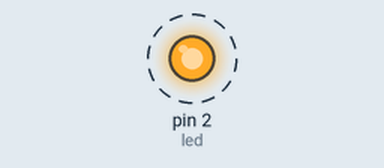
A sketch run on a simulated Arduino Uno, built with avr-gcc and run on an emulated ATmega328P. On the bench: output pins drawn as LEDs (lit = HIGH). Dashed ring = blinking. What the sketch prints to the serial monitor is not drawn.

Above: at 0.2 s.
Timing chart, 0 to 3.5 s (numbered marks = the images above):
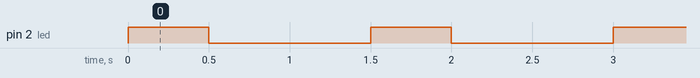

Measured:
- by itself, pin 2 (led): alternates HIGH for 0.50 s and LOW for 1.0 s

The sketch:

arduino_testing.ino
```cpp
int led=2;

void setup()
{
  pinMode(led,OUTPUT);
  Serial.begin(9600);
}

void loop()
{
  digitalWrite(led,HIGH);
  delay(500);
  digitalWrite(led,LOW);
  delay(500);
  Serial.println(led);
  delay(500);
}
```
